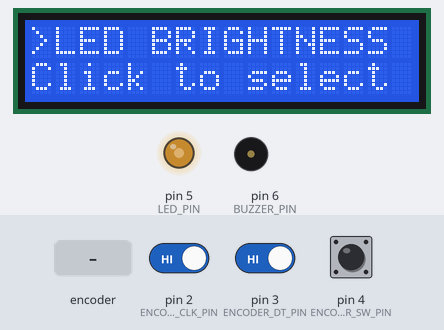
Simulated run of this sketch. Board: Arduino Uno, built with avr-gcc and run on an emulated ATmega328P. On the bench: 16×2 character LCD, output pins drawn as LEDs (lit = HIGH), buzzer (waves = sounding, pin HIGH). Inputs (shaded band) come from the test bench; at power-on: pin 4 (ENCODER_SW_PIN) HIGH, pin 2 (ENCODER_CLK_PIN) HIGH, pin 3 (ENCODER_DT_PIN) HIGH. What the sketch prints to the serial monitor is not drawn.

Above: at 2.5 s.
2.6 s: rotary encoder on pin 2 (ENCODER_CLK_PIN) / pin 3 (ENCODER_DT_PIN) turned 3 steps (first pin leading)
At 2.91 s:
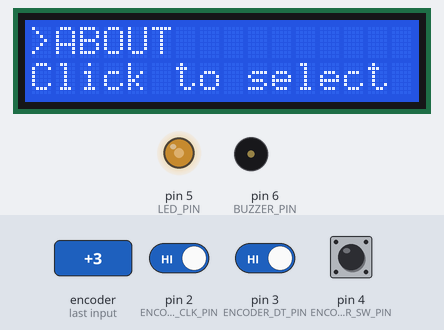
4.7 s: pin 4 (ENCODER_SW_PIN) driven LOW
At 5.6 s:
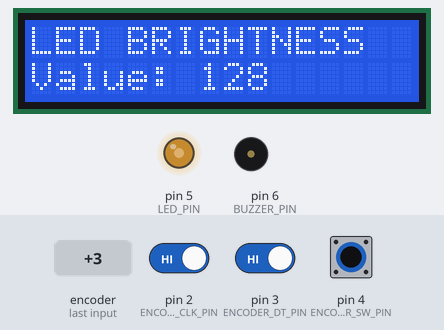
6.2 s: rotary encoder on pin 2 (ENCODER_CLK_PIN) / pin 3 (ENCODER_DT_PIN) turned 1 step (first pin leading)
At 6.9 s:
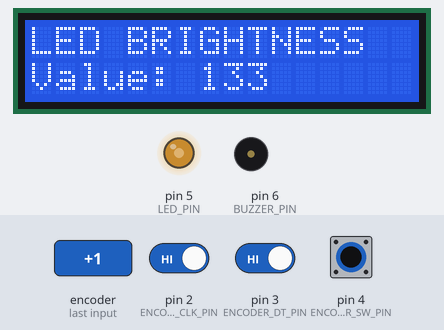
7.9 s: pin 4 (ENCODER_SW_PIN) pulsed HIGH 5 times (0.12 s each, 0.3 s apart)
At 9.8 s:
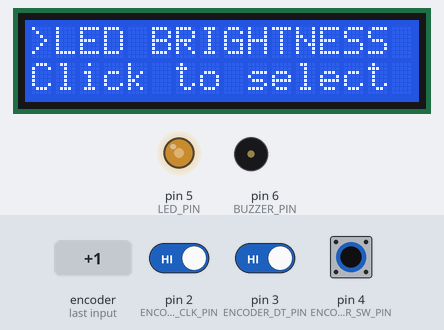
10.9 s: rotary encoder on pin 2 (ENCODER_CLK_PIN) / pin 3 (ENCODER_DT_PIN) turned 1 step (first pin leading)
At 11.7 s:
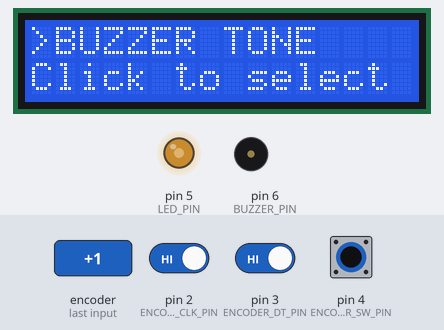
12.6 s: pin 4 (ENCODER_SW_PIN) pulsed HIGH 2 times (0.12 s each, 0.3 s apart)
At 12.93 s:
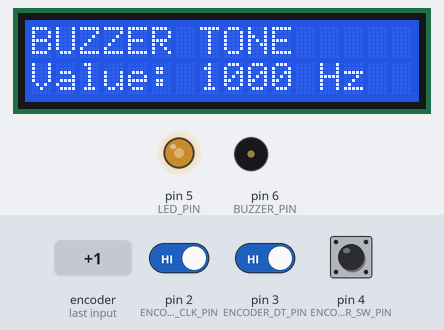
Timing chart, 0 to 15.6 s (numbered marks = the images above; inputs shaded):
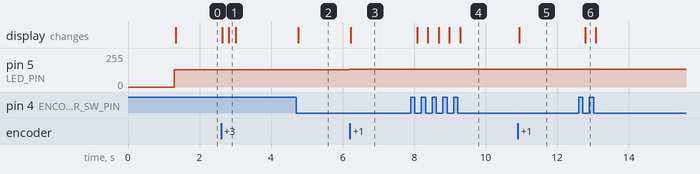

Measured:
- after the input at 2.6 s, the display: first changes at once (image 1 shows a later state)
- after the input at 4.7 s, the display: changes after 0.06 s (image 2)
- after the input at 6.2 s, pin 5 (LED_PIN): 128/255 → 133/255 at once; the display: changes at once (image 3)
- after the input at 7.9 s, the display: changes after 0.18 s (image 4)
- after the input at 10.9 s, the display: changes at once (image 5)
- after the input at 12.6 s, the display: changes after 0.18 s (image 6)

The sketch:

Rotary-Encoder-Menu-System.ino
```cpp
// 050 - Rotary Encoder Menu System
// A KY-040 rotary encoder browses a menu on a 16x2 I2C LCD. Turning the knob
// moves the cursor, pressing it selects an item, and turning again adjusts the
// value of that item (LED brightness, buzzer tone) or opens an ABOUT screen.
// Board: Arduino Uno
//
// Library: LiquidCrystal I2C (by Frank de Brabander)
//
// Wiring:
//   KY-040 encoder -> 5V, GND
//        CLK -> pin 2 (this pin supports external interrupts on the Uno)
//        DT  -> pin 3
//        SW  -> pin 4 (internal pull-up is used, other side to GND)
//   LED (any colour) -> pin 5 through a 220 ohm resistor to GND
//   Piezo buzzer (+) -> pin 6, buzzer (-) -> GND
//   LCD 1602 (I2C 0x27) -> SDA = A4, SCL = A5, VCC = 5V, GND = GND

#include <Wire.h>
#include <LiquidCrystal_I2C.h>

// ---------------------------------------------------------------------------
// Pin constants
// ---------------------------------------------------------------------------
const uint8_t ENCODER_CLK_PIN = 2;   // clock channel, drives the interrupt
const uint8_t ENCODER_DT_PIN = 3;    // direction channel
const uint8_t ENCODER_SW_PIN = 4;    // push button of the encoder
const uint8_t LED_PIN = 5;           // PWM output that the menu controls
const uint8_t BUZZER_PIN = 6;        // tone() output that the menu controls

const uint8_t LCD_ADDRESS = 0x27;
const uint8_t LCD_COLUMNS = 16;
const uint8_t LCD_ROWS = 2;

// ---------------------------------------------------------------------------
// Menu and value constants
// ---------------------------------------------------------------------------
const char* const MENU_ITEMS[] = {"LED BRIGHTNESS", "BUZZER TONE", "ABOUT"};
const uint8_t MENU_COUNT = 3;
const uint8_t ITEM_BRIGHTNESS = 0;
const uint8_t ITEM_TONE = 1;
const uint8_t ITEM_ABOUT = 2;

const uint8_t BRIGHTNESS_MIN = 0;
const uint8_t BRIGHTNESS_MAX = 255;
const uint8_t BRIGHTNESS_STEP = 5;
const uint8_t BRIGHTNESS_DEFAULT = 128;

const int TONE_MIN = 100;            // Hz
const int TONE_MAX = 5000;           // Hz
const int TONE_STEP = 100;           // Hz per encoder click while adjusting
const int TONE_DEFAULT = 1000;       // Hz

const unsigned long DEBOUNCE_MS = 30;

// ---------------------------------------------------------------------------
// Program states
// ---------------------------------------------------------------------------
enum MenuMode { MODE_BROWSE, MODE_ADJUST, MODE_ABOUT };

MenuMode mode = MODE_BROWSE;
uint8_t menuIndex = 0;               // which menu entry the cursor points at

uint8_t brightness = BRIGHTNESS_DEFAULT;
int toneFrequency = TONE_DEFAULT;

volatile long encoderPosition = 0;   // updated inside the interrupt
long lastEncoderPosition = 0;        // value used during the previous loop

int buttonState = HIGH;              // debounced state, LOW = pressed
int lastReading = HIGH;
unsigned long lastDebounceMs = 0;

LiquidCrystal_I2C lcd(LCD_ADDRESS, LCD_COLUMNS, LCD_ROWS);

// ---------------------------------------------------------------------------
// Interrupt service routine: called every time the CLK pin falls.
// If the encoder turns the wrong way for your module, swap the two branches
// of the if() statement below.
// ---------------------------------------------------------------------------
void encoderISR() {
  if (digitalRead(ENCODER_DT_PIN)) {
    encoderPosition++;      // one direction
  } else {
    encoderPosition--;      // the other direction
  }
}

// ---------------------------------------------------------------------------
// Debounced press of the encoder push button, true once per press
// ---------------------------------------------------------------------------
bool buttonPressed() {
  bool newlyPressed = false;
  int reading = digitalRead(ENCODER_SW_PIN);

  if (reading != lastReading) lastDebounceMs = millis();
  lastReading = reading;

  if ((millis() - lastDebounceMs) >= DEBOUNCE_MS) {
    if (reading != buttonState) {
      buttonState = reading;
      if (buttonState == LOW) newlyPressed = true;
    }
  }
  return newlyPressed;
}

// ---------------------------------------------------------------------------
// Display helpers
// ---------------------------------------------------------------------------
void printLine(uint8_t row, const char* text) {
  lcd.setCursor(0, row);
  lcd.print(text);
  for (uint8_t i = strlen(text); i < LCD_COLUMNS; i++) lcd.print(' ');
}

void showBrowse() {
  char line[17];
  snprintf(line, sizeof(line), ">%s", MENU_ITEMS[menuIndex]);   // '>' = cursor
  printLine(0, line);
  printLine(1, "Click to select");
  Serial.print(F("Menu: "));
  Serial.println(MENU_ITEMS[menuIndex]);
}

void showAdjust() {
  char line[17];
  printLine(0, MENU_ITEMS[menuIndex]);
  if (menuIndex == ITEM_BRIGHTNESS) {
    snprintf(line, sizeof(line), "Value: %3u", (unsigned int)brightness);
    Serial.print(F("Brightness = "));
    Serial.println(brightness);
  } else {
    snprintf(line, sizeof(line), "Value: %4d Hz", toneFrequency);
    Serial.print(F("Tone = "));
    Serial.print(toneFrequency);
    Serial.println(F(" Hz"));
  }
  printLine(1, line);
}

void showAbout() {
  printLine(0, "050 Menu System");
  printLine(1, "Uno + KY-040");
  Serial.println(F("ABOUT screen opened"));
}

// ---------------------------------------------------------------------------
// Apply the current values to the hardware
// ---------------------------------------------------------------------------
void applyBrightness() {
  analogWrite(LED_PIN, brightness);   // PWM 0..255
}

void applyTone() {
  // short beep so the user can hear the new frequency immediately
  tone(BUZZER_PIN, toneFrequency, 60);
}

// ---------------------------------------------------------------------------
// React to a rotation of the knob
// ---------------------------------------------------------------------------
void handleRotation(long delta) {
  switch (mode) {
    case MODE_BROWSE: {
      // move the cursor, wrapping around at both ends
      long next = (long)menuIndex + delta;
      next = (next % MENU_COUNT + MENU_COUNT) % MENU_COUNT;   // always positive
      menuIndex = (uint8_t)next;
      showBrowse();
      break;
    }
    case MODE_ADJUST:
      if (menuIndex == ITEM_BRIGHTNESS) {
        long v = (long)brightness + delta * BRIGHTNESS_STEP;
        brightness = (uint8_t)constrain(v, BRIGHTNESS_MIN, BRIGHTNESS_MAX);
        applyBrightness();
      } else {
        long v = (long)toneFrequency + delta * TONE_STEP;
        toneFrequency = (int)constrain(v, TONE_MIN, TONE_MAX);
        applyTone();
      }
      showAdjust();
      break;
    case MODE_ABOUT:
      break;   // nothing to scroll here
  }
}

// ---------------------------------------------------------------------------
// React to a press of the encoder button
// ---------------------------------------------------------------------------
void handleClick() {
  switch (mode) {
    case MODE_BROWSE:
      if (menuIndex == ITEM_ABOUT) {
        mode = MODE_ABOUT;
        showAbout();
      } else {
        mode = MODE_ADJUST;
        showAdjust();
        Serial.println(F("Adjust mode - turn the knob to change the value"));
      }
      break;

    case MODE_ADJUST:
      mode = MODE_BROWSE;
      noTone(BUZZER_PIN);           // stop any tone before leaving
      showBrowse();
      Serial.println(F("Value saved"));
      break;

    case MODE_ABOUT:
      mode = MODE_BROWSE;
      showBrowse();
      break;
  }
}

void setup() {
  Serial.begin(9600);
  Serial.println(F("050 - Rotary Encoder Menu System starting..."));

  pinMode(ENCODER_CLK_PIN, INPUT_PULLUP);
  pinMode(ENCODER_DT_PIN, INPUT_PULLUP);
  pinMode(ENCODER_SW_PIN, INPUT_PULLUP);
  pinMode(LED_PIN, OUTPUT);
  pinMode(BUZZER_PIN, OUTPUT);

  buttonState = digitalRead(ENCODER_SW_PIN);
  lastReading = buttonState;

  // Attach the interrupt: pin 2 is one of the two pins that support it on Uno
  attachInterrupt(digitalPinToInterrupt(ENCODER_CLK_PIN), encoderISR, FALLING);

  // Start the LCD and show a short splash screen
  lcd.init();
  lcd.backlight();
  lcd.clear();
  printLine(0, "Rotary Encoder");
  printLine(1, "Menu System");
  delay(1200);

  applyBrightness();     // light the LED at the default level
  showBrowse();

  Serial.println(F("Turn = browse / adjust, press = select"));
}

void loop() {
  // --- Read the encoder position safely (4 byte value, disable IRQ briefly)
  noInterrupts();
  long position = encoderPosition;
  interrupts();

  long delta = position - lastEncoderPosition;
  if (delta != 0) {
    lastEncoderPosition = position;
    handleRotation(delta);
  }

  // --- Read the encoder push button --------------------------------------
  if (buttonPressed()) {
    handleClick();
  }
}
```
